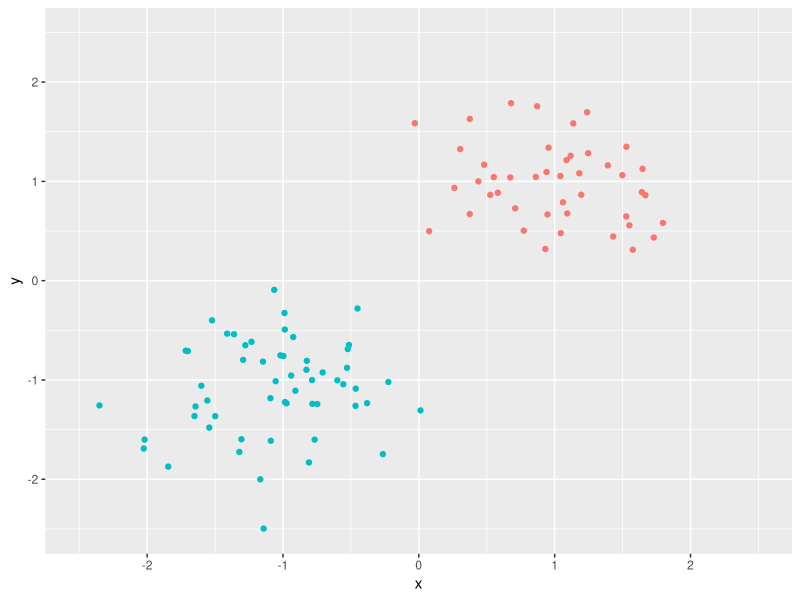
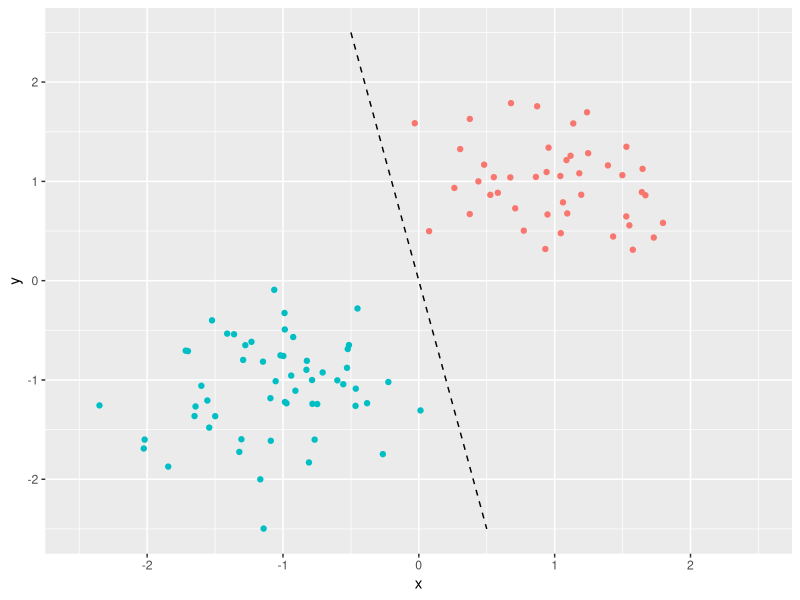
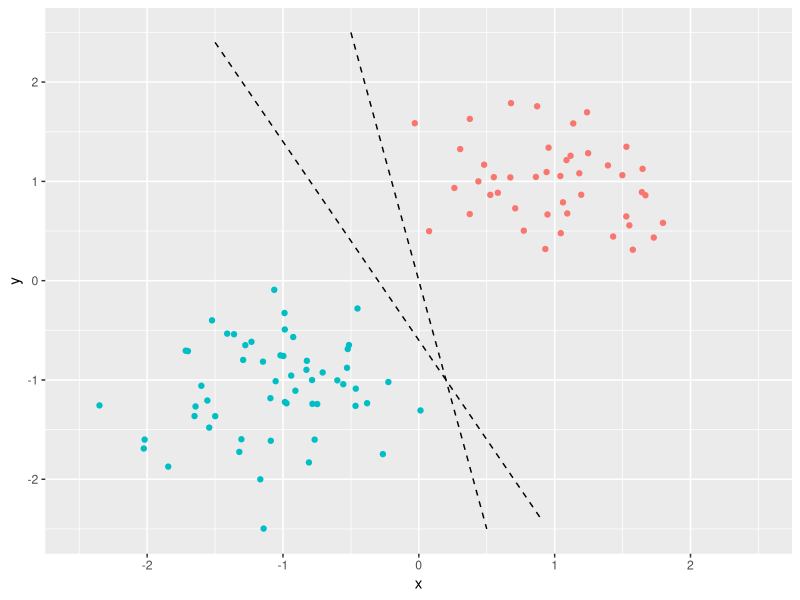
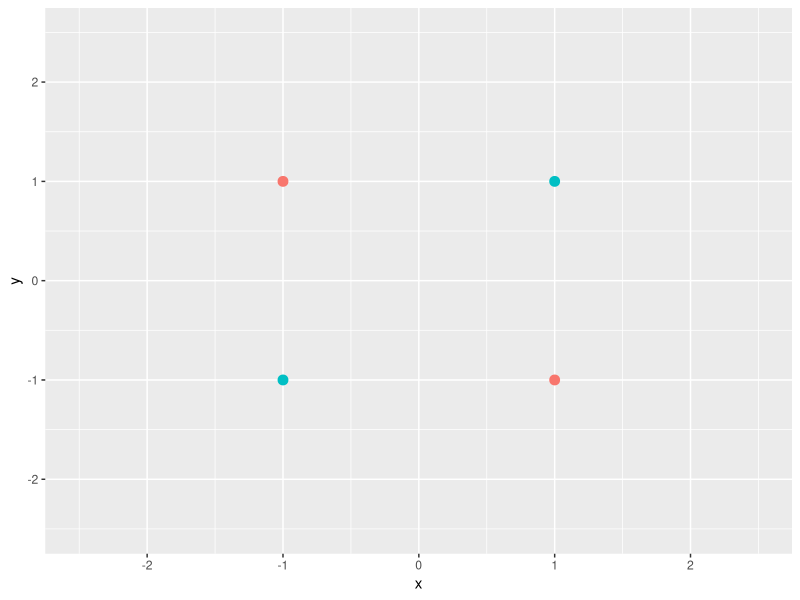
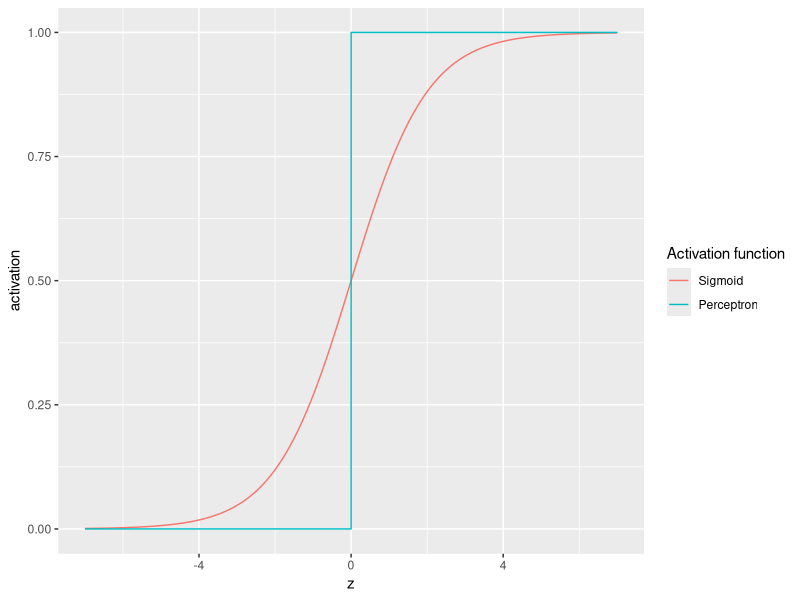

Write R code to recreate these figures, in order.
## ---- chunk 1
set.seed(42)
library(MASS)
library(ggplot2)
group <- sample(1:2, 100, replace=TRUE)
mu <- list(c(1, 1), c(-1, -1))
Sigma <- list(diag(2)/4, diag(2)/4)
x <- do.call(rbind, Map(mvrnorm, mu[group], Sigma[group], n=1))
n <- nrow(x)
df <- cbind.data.frame(x, group)
names(df) <- c("x", "y", "Group")
p <- ggplot(df, aes(x=x, y=y, color=factor(Group))) + geom_point() + guides(color=FALSE) + scale_y_continuous(lim=c(-2.5, 2.5)) + scale_x_continuous(lim=c(-2.5, 2.5))
p
## ---- chunk 2
a <- seq(-3, 3, by = 0.1)
df2 <- cbind.data.frame(a,-5*a)#, gl(2, length(a)))
names(df2) <- c("input", "line")#, "type")
p <- p + geom_line(data=df2, aes(x=input, y=line), lty=2, inherit.aes=FALSE)
p
## ---- chunk 3
df3 <- cbind.data.frame(a, -0.6 - 2*a)
names(df3) <- c("input", "line")
p <- p + geom_line(data=df3, aes(x=input, y=line), lty=2, inherit.aes=FALSE)
p
## ---- chunk 4
group <- c(1, 1, 2, 2)
x <- c(-1, 1, -1, 1)
y <- c(1, -1, -1, 1)
df <- cbind.data.frame(x, y, group)
names(df) <- c("x", "y", "Group")
ggplot(df, aes(x=x, y=y, color=factor(Group))) + geom_point(size=3) + scale_y_continuous(lim=c(-2.5, 2.5)) + scale_x_continuous(lim=c(-2.5, 2.5))+ guides(color=FALSE)
## ---- chunk 5
perceptron <- function(z) as.numeric(z > 0)
sigmoid <- function(z) 1/(1+exp(-z))
z <- seq(-7, 7, by=0.001)
df <- cbind.data.frame(rep(z, 2), c(sigmoid(z), perceptron(z)), gl(2, length(z)))
names(df) <- c("z", "activation", "type")
ggplot(df, aes(x=z, y=activation, color=type), alpha=0.6) + geom_line() + scale_color_discrete(name="Activation function", labels=c("Sigmoid", "Perceptron"))
